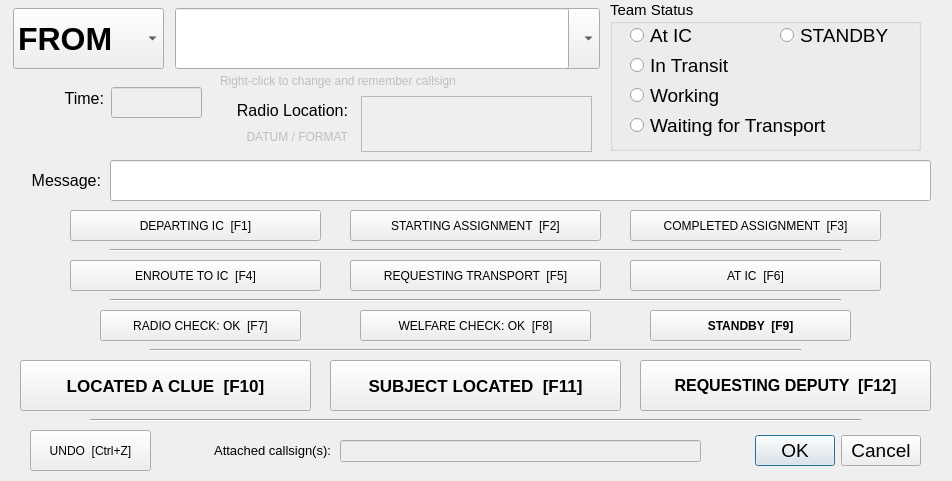
<?xml version="1.0" encoding="UTF-8"?>
<ui version="4.0">
 <class>newEntryWidget</class>
 <widget class="QWidget" name="newEntryWidget">
  <property name="geometry">
   <rect>
    <x>0</x>
    <y>0</y>
    <width>952</width>
    <height>481</height>
   </rect>
  </property>
  <property name="contextMenuPolicy">
   <enum>Qt::CustomContextMenu</enum>
  </property>
  <property name="windowTitle">
   <string>Form</string>
  </property>
  <property name="toolTip">
   <string>Type a callsign, or, choose from existing callsigns</string>
  </property>
  <property name="styleSheet">
   <string notr="true"/>
  </property>
  <widget class="QPushButton" name="quickTextButton3">
   <property name="geometry">
    <rect>
     <x>630</x>
     <y>210</y>
     <width>251</width>
     <height>31</height>
    </rect>
   </property>
   <property name="font">
    <font>
     <family>Segoe UI</family>
     <pointsize>9</pointsize>
    </font>
   </property>
   <property name="focusPolicy">
    <enum>Qt::NoFocus</enum>
   </property>
   <property name="text">
    <string>COMPLETED ASSIGNMENT  [F3]</string>
   </property>
   <property name="shortcut">
    <string>F3</string>
   </property>
  </widget>
  <widget class="QPushButton" name="quickTextButton6">
   <property name="geometry">
    <rect>
     <x>360</x>
     <y>310</y>
     <width>231</width>
     <height>31</height>
    </rect>
   </property>
   <property name="font">
    <font>
     <family>Segoe UI</family>
     <pointsize>9</pointsize>
    </font>
   </property>
   <property name="focusPolicy">
    <enum>Qt::NoFocus</enum>
   </property>
   <property name="text">
    <string>WELFARE CHECK: OK  [F8]</string>
   </property>
   <property name="shortcut">
    <string>F8</string>
   </property>
   <property name="checkable">
    <bool>false</bool>
   </property>
   <property name="flat">
    <bool>false</bool>
   </property>
  </widget>
  <widget class="Line" name="line_3">
   <property name="geometry">
    <rect>
     <x>110</x>
     <y>290</y>
     <width>731</width>
     <height>20</height>
    </rect>
   </property>
   <property name="orientation">
    <enum>Qt::Horizontal</enum>
   </property>
  </widget>
  <widget class="QLabel" name="label">
   <property name="geometry">
    <rect>
     <x>0</x>
     <y>140</y>
     <width>101</width>
     <height>81</height>
    </rect>
   </property>
   <property name="font">
    <font>
     <pointsize>12</pointsize>
    </font>
   </property>
   <property name="text">
    <string>Message:</string>
   </property>
   <property name="alignment">
    <set>Qt::AlignRight|Qt::AlignTrailing|Qt::AlignVCenter</set>
   </property>
   <property name="wordWrap">
    <bool>true</bool>
   </property>
  </widget>
  <widget class="QLabel" name="datumFormatLabel">
   <property name="enabled">
    <bool>false</bool>
   </property>
   <property name="geometry">
    <rect>
     <x>152</x>
     <y>127</y>
     <width>196</width>
     <height>20</height>
    </rect>
   </property>
   <property name="font">
    <font>
     <family>Segoe UI</family>
     <pointsize>9</pointsize>
    </font>
   </property>
   <property name="text">
    <string>DATUM / FORMAT</string>
   </property>
   <property name="alignment">
    <set>Qt::AlignRight|Qt::AlignTrailing|Qt::AlignVCenter</set>
   </property>
  </widget>
  <widget class="QPushButton" name="quickTextButton9">
   <property name="geometry">
    <rect>
     <x>20</x>
     <y>360</y>
     <width>291</width>
     <height>51</height>
    </rect>
   </property>
   <property name="font">
    <font>
     <family>Segoe UI</family>
     <pointsize>13</pointsize>
     <weight>75</weight>
     <bold>true</bold>
    </font>
   </property>
   <property name="focusPolicy">
    <enum>Qt::NoFocus</enum>
   </property>
   <property name="text">
    <string>LOCATED A CLUE  [F10]</string>
   </property>
   <property name="shortcut">
    <string>F10</string>
   </property>
  </widget>
  <widget class="QGroupBox" name="statusGroupBox">
   <property name="enabled">
    <bool>true</bool>
   </property>
   <property name="geometry">
    <rect>
     <x>610</x>
     <y>0</y>
     <width>311</width>
     <height>151</height>
    </rect>
   </property>
   <property name="font">
    <font>
     <pointsize>11</pointsize>
    </font>
   </property>
   <property name="title">
    <string>Team Status</string>
   </property>
   <property name="checkable">
    <bool>false</bool>
   </property>
   <widget class="QRadioButton" name="at_icField">
    <property name="enabled">
     <bool>true</bool>
    </property>
    <property name="geometry">
     <rect>
      <x>20</x>
      <y>20</y>
      <width>131</width>
      <height>31</height>
     </rect>
    </property>
    <property name="font">
     <font>
      <family>Segoe UI</family>
      <pointsize>14</pointsize>
     </font>
    </property>
    <property name="focusPolicy">
     <enum>Qt::NoFocus</enum>
    </property>
    <property name="text">
     <string>At IC</string>
    </property>
    <attribute name="buttonGroup">
     <string notr="true">statusButtonGroup</string>
    </attribute>
   </widget>
   <widget class="QRadioButton" name="in_transitField">
    <property name="enabled">
     <bool>true</bool>
    </property>
    <property name="geometry">
     <rect>
      <x>20</x>
      <y>50</y>
      <width>131</width>
      <height>31</height>
     </rect>
    </property>
    <property name="font">
     <font>
      <family>Segoe UI</family>
      <pointsize>14</pointsize>
     </font>
    </property>
    <property name="focusPolicy">
     <enum>Qt::NoFocus</enum>
    </property>
    <property name="text">
     <string>In Transit</string>
    </property>
    <attribute name="buttonGroup">
     <string notr="true">statusButtonGroup</string>
    </attribute>
   </widget>
   <widget class="QRadioButton" name="workingField">
    <property name="enabled">
     <bool>true</bool>
    </property>
    <property name="geometry">
     <rect>
      <x>20</x>
      <y>80</y>
      <width>131</width>
      <height>31</height>
     </rect>
    </property>
    <property name="font">
     <font>
      <family>Segoe UI</family>
      <pointsize>14</pointsize>
     </font>
    </property>
    <property name="focusPolicy">
     <enum>Qt::NoFocus</enum>
    </property>
    <property name="text">
     <string>Working</string>
    </property>
    <attribute name="buttonGroup">
     <string notr="true">statusButtonGroup</string>
    </attribute>
   </widget>
   <widget class="QRadioButton" name="waitingForTransportField">
    <property name="enabled">
     <bool>true</bool>
    </property>
    <property name="geometry">
     <rect>
      <x>20</x>
      <y>110</y>
      <width>251</width>
      <height>31</height>
     </rect>
    </property>
    <property name="font">
     <font>
      <family>Segoe UI</family>
      <pointsize>14</pointsize>
     </font>
    </property>
    <property name="focusPolicy">
     <enum>Qt::NoFocus</enum>
    </property>
    <property name="text">
     <string>Waiting for Transport</string>
    </property>
    <property name="iconSize">
     <size>
      <width>20</width>
      <height>20</height>
     </size>
    </property>
    <attribute name="buttonGroup">
     <string notr="true">statusButtonGroup</string>
    </attribute>
   </widget>
   <widget class="QRadioButton" name="standbyField">
    <property name="geometry">
     <rect>
      <x>170</x>
      <y>20</y>
      <width>141</width>
      <height>31</height>
     </rect>
    </property>
    <property name="sizePolicy">
     <sizepolicy hsizetype="Minimum" vsizetype="Fixed">
      <horstretch>0</horstretch>
      <verstretch>0</verstretch>
     </sizepolicy>
    </property>
    <property name="font">
     <font>
      <family>Segoe UI</family>
      <pointsize>14</pointsize>
      <weight>50</weight>
      <bold>false</bold>
     </font>
    </property>
    <property name="text">
     <string>STANDBY</string>
    </property>
    <attribute name="buttonGroup">
     <string notr="true">statusButtonGroup</string>
    </attribute>
   </widget>
  </widget>
  <widget class="QLabel" name="label_5">
   <property name="geometry">
    <rect>
     <x>176</x>
     <y>100</y>
     <width>172</width>
     <height>21</height>
    </rect>
   </property>
   <property name="font">
    <font>
     <family>Segoe UI</family>
     <pointsize>12</pointsize>
    </font>
   </property>
   <property name="text">
    <string>Radio Location:</string>
   </property>
   <property name="alignment">
    <set>Qt::AlignRight|Qt::AlignTrailing|Qt::AlignVCenter</set>
   </property>
  </widget>
  <widget class="QComboBox" name="to_fromField">
   <property name="geometry">
    <rect>
     <x>13</x>
     <y>8</y>
     <width>151</width>
     <height>61</height>
    </rect>
   </property>
   <property name="font">
    <font>
     <family>Segoe UI</family>
     <pointsize>24</pointsize>
     <weight>75</weight>
     <bold>true</bold>
    </font>
   </property>
   <item>
    <property name="text">
     <string>FROM</string>
    </property>
   </item>
   <item>
    <property name="text">
     <string>TO</string>
    </property>
   </item>
  </widget>
  <widget class="QPushButton" name="quickTextButton2">
   <property name="geometry">
    <rect>
     <x>350</x>
     <y>210</y>
     <width>251</width>
     <height>31</height>
    </rect>
   </property>
   <property name="font">
    <font>
     <family>Segoe UI</family>
     <pointsize>9</pointsize>
    </font>
   </property>
   <property name="focusPolicy">
    <enum>Qt::NoFocus</enum>
   </property>
   <property name="text">
    <string>STARTING ASSIGNMENT  [F2]</string>
   </property>
   <property name="shortcut">
    <string>F2</string>
   </property>
  </widget>
  <widget class="QPushButton" name="quickTextButton1">
   <property name="geometry">
    <rect>
     <x>70</x>
     <y>210</y>
     <width>251</width>
     <height>31</height>
    </rect>
   </property>
   <property name="font">
    <font>
     <family>Segoe UI</family>
     <pointsize>9</pointsize>
    </font>
   </property>
   <property name="focusPolicy">
    <enum>Qt::NoFocus</enum>
   </property>
   <property name="text">
    <string>DEPARTING IC  [F1]</string>
   </property>
   <property name="iconSize">
    <size>
     <width>32</width>
     <height>32</height>
    </size>
   </property>
   <property name="shortcut">
    <string>F1</string>
   </property>
  </widget>
  <widget class="QLineEdit" name="messageField">
   <property name="geometry">
    <rect>
     <x>110</x>
     <y>160</y>
     <width>821</width>
     <height>41</height>
    </rect>
   </property>
   <property name="font">
    <font>
     <family>Courier New</family>
     <pointsize>11</pointsize>
     <weight>75</weight>
     <bold>true</bold>
    </font>
   </property>
   <property name="text">
    <string/>
   </property>
  </widget>
  <widget class="QPushButton" name="quickTextButton5">
   <property name="geometry">
    <rect>
     <x>100</x>
     <y>310</y>
     <width>201</width>
     <height>31</height>
    </rect>
   </property>
   <property name="font">
    <font>
     <family>Segoe UI</family>
     <pointsize>9</pointsize>
    </font>
   </property>
   <property name="focusPolicy">
    <enum>Qt::NoFocus</enum>
   </property>
   <property name="text">
    <string>RADIO CHECK: OK  [F7]</string>
   </property>
   <property name="shortcut">
    <string>F7</string>
   </property>
  </widget>
  <widget class="QPushButton" name="quickTextButton11">
   <property name="geometry">
    <rect>
     <x>640</x>
     <y>360</y>
     <width>291</width>
     <height>51</height>
    </rect>
   </property>
   <property name="font">
    <font>
     <family>Segoe UI</family>
     <pointsize>12</pointsize>
     <weight>75</weight>
     <bold>true</bold>
    </font>
   </property>
   <property name="focusPolicy">
    <enum>Qt::NoFocus</enum>
   </property>
   <property name="text">
    <string>REQUESTING DEPUTY  [F12]</string>
   </property>
   <property name="shortcut">
    <string>F12</string>
   </property>
  </widget>
  <widget class="QDialogButtonBox" name="buttonBox">
   <property name="geometry">
    <rect>
     <x>720</x>
     <y>430</y>
     <width>201</width>
     <height>41</height>
    </rect>
   </property>
   <property name="font">
    <font>
     <family>Segoe UI</family>
     <pointsize>14</pointsize>
     <weight>50</weight>
     <bold>false</bold>
    </font>
   </property>
   <property name="orientation">
    <enum>Qt::Horizontal</enum>
   </property>
   <property name="standardButtons">
    <set>QDialogButtonBox::Cancel|QDialogButtonBox::Ok</set>
   </property>
  </widget>
  <widget class="QPushButton" name="quickTextButton4">
   <property name="geometry">
    <rect>
     <x>630</x>
     <y>260</y>
     <width>251</width>
     <height>31</height>
    </rect>
   </property>
   <property name="font">
    <font>
     <family>Segoe UI</family>
     <pointsize>9</pointsize>
    </font>
   </property>
   <property name="focusPolicy">
    <enum>Qt::NoFocus</enum>
   </property>
   <property name="text">
    <string>AT IC  [F6]</string>
   </property>
   <property name="shortcut">
    <string>F6</string>
   </property>
  </widget>
  <widget class="Line" name="line_4">
   <property name="geometry">
    <rect>
     <x>150</x>
     <y>340</y>
     <width>651</width>
     <height>20</height>
    </rect>
   </property>
   <property name="orientation">
    <enum>Qt::Horizontal</enum>
   </property>
  </widget>
  <widget class="QLabel" name="label_6">
   <property name="geometry">
    <rect>
     <x>51</x>
     <y>88</y>
     <width>53</width>
     <height>21</height>
    </rect>
   </property>
   <property name="font">
    <font>
     <family>Segoe UI</family>
     <pointsize>12</pointsize>
    </font>
   </property>
   <property name="text">
    <string>Time:</string>
   </property>
   <property name="alignment">
    <set>Qt::AlignRight|Qt::AlignTrailing|Qt::AlignVCenter</set>
   </property>
  </widget>
  <widget class="QPushButton" name="quickTextUndoButton">
   <property name="geometry">
    <rect>
     <x>30</x>
     <y>430</y>
     <width>121</width>
     <height>41</height>
    </rect>
   </property>
   <property name="font">
    <font>
     <family>Segoe UI</family>
     <pointsize>9</pointsize>
    </font>
   </property>
   <property name="focusPolicy">
    <enum>Qt::NoFocus</enum>
   </property>
   <property name="text">
    <string>UNDO  [Ctrl+Z]</string>
   </property>
   <property name="shortcut">
    <string>Ctrl+Z</string>
   </property>
   <property name="checkable">
    <bool>false</bool>
   </property>
   <property name="checked">
    <bool>false</bool>
   </property>
  </widget>
  <widget class="QLineEdit" name="timeField">
   <property name="enabled">
    <bool>false</bool>
   </property>
   <property name="geometry">
    <rect>
     <x>111</x>
     <y>87</y>
     <width>91</width>
     <height>31</height>
    </rect>
   </property>
   <property name="font">
    <font>
     <family>Segoe UI</family>
     <pointsize>12</pointsize>
    </font>
   </property>
   <property name="focusPolicy">
    <enum>Qt::NoFocus</enum>
   </property>
   <property name="readOnly">
    <bool>false</bool>
   </property>
  </widget>
  <widget class="QLineEdit" name="teamField">
   <property name="geometry">
    <rect>
     <x>175</x>
     <y>8</y>
     <width>394</width>
     <height>61</height>
    </rect>
   </property>
   <property name="font">
    <font>
     <family>Segoe UI</family>
     <pointsize>24</pointsize>
     <weight>75</weight>
     <bold>true</bold>
    </font>
   </property>
   <property name="contextMenuPolicy">
    <enum>Qt::CustomContextMenu</enum>
   </property>
  </widget>
  <widget class="QPushButton" name="quickTextButton7">
   <property name="geometry">
    <rect>
     <x>350</x>
     <y>260</y>
     <width>251</width>
     <height>31</height>
    </rect>
   </property>
   <property name="font">
    <font>
     <family>Segoe UI</family>
     <pointsize>9</pointsize>
    </font>
   </property>
   <property name="focusPolicy">
    <enum>Qt::NoFocus</enum>
   </property>
   <property name="text">
    <string>REQUESTING TRANSPORT  [F5]</string>
   </property>
   <property name="shortcut">
    <string>F5</string>
   </property>
  </widget>
  <widget class="QPushButton" name="quickTextButton8">
   <property name="geometry">
    <rect>
     <x>650</x>
     <y>310</y>
     <width>201</width>
     <height>31</height>
    </rect>
   </property>
   <property name="font">
    <font>
     <family>Segoe UI</family>
     <pointsize>9</pointsize>
     <weight>75</weight>
     <bold>true</bold>
    </font>
   </property>
   <property name="focusPolicy">
    <enum>Qt::NoFocus</enum>
   </property>
   <property name="text">
    <string>STANDBY  [F9]</string>
   </property>
   <property name="shortcut">
    <string>F9</string>
   </property>
   <property name="checkable">
    <bool>false</bool>
   </property>
   <property name="checked">
    <bool>false</bool>
   </property>
  </widget>
  <widget class="QLabel" name="label_2">
   <property name="enabled">
    <bool>false</bool>
   </property>
   <property name="geometry">
    <rect>
     <x>220</x>
     <y>70</y>
     <width>341</width>
     <height>21</height>
    </rect>
   </property>
   <property name="font">
    <font>
     <family>Segoe UI</family>
     <pointsize>9</pointsize>
    </font>
   </property>
   <property name="text">
    <string>Right-click to change and remember callsign</string>
   </property>
  </widget>
  <widget class="QPushButton" name="quickTextButton10">
   <property name="geometry">
    <rect>
     <x>330</x>
     <y>360</y>
     <width>291</width>
     <height>51</height>
    </rect>
   </property>
   <property name="font">
    <font>
     <family>Segoe UI</family>
     <pointsize>13</pointsize>
     <weight>75</weight>
     <bold>true</bold>
    </font>
   </property>
   <property name="text">
    <string>SUBJECT LOCATED  [F11]</string>
   </property>
   <property name="shortcut">
    <string>F11</string>
   </property>
  </widget>
  <widget class="Line" name="line_5">
   <property name="geometry">
    <rect>
     <x>90</x>
     <y>410</y>
     <width>771</width>
     <height>20</height>
    </rect>
   </property>
   <property name="orientation">
    <enum>Qt::Horizontal</enum>
   </property>
  </widget>
  <widget class="QPushButton" name="quickTextButton1_2">
   <property name="geometry">
    <rect>
     <x>70</x>
     <y>260</y>
     <width>251</width>
     <height>31</height>
    </rect>
   </property>
   <property name="font">
    <font>
     <family>Segoe UI</family>
     <pointsize>9</pointsize>
    </font>
   </property>
   <property name="focusPolicy">
    <enum>Qt::NoFocus</enum>
   </property>
   <property name="text">
    <string>ENROUTE TO IC  [F4]</string>
   </property>
   <property name="iconSize">
    <size>
     <width>32</width>
     <height>32</height>
    </size>
   </property>
   <property name="shortcut">
    <string>F1</string>
   </property>
  </widget>
  <widget class="Line" name="line_6">
   <property name="geometry">
    <rect>
     <x>110</x>
     <y>240</y>
     <width>731</width>
     <height>20</height>
    </rect>
   </property>
   <property name="orientation">
    <enum>Qt::Horizontal</enum>
   </property>
  </widget>
  <widget class="QLineEdit" name="attachedField">
   <property name="enabled">
    <bool>false</bool>
   </property>
   <property name="geometry">
    <rect>
     <x>340</x>
     <y>440</y>
     <width>361</width>
     <height>22</height>
    </rect>
   </property>
  </widget>
  <widget class="QLabel" name="label_7">
   <property name="geometry">
    <rect>
     <x>150</x>
     <y>430</y>
     <width>181</width>
     <height>41</height>
    </rect>
   </property>
   <property name="font">
    <font>
     <family>Segoe UI</family>
     <pointsize>10</pointsize>
    </font>
   </property>
   <property name="text">
    <string>Attached callsign(s):</string>
   </property>
   <property name="alignment">
    <set>Qt::AlignRight|Qt::AlignTrailing|Qt::AlignVCenter</set>
   </property>
  </widget>
  <widget class="QTextEdit" name="radioLocField">
   <property name="enabled">
    <bool>false</bool>
   </property>
   <property name="geometry">
    <rect>
     <x>361</x>
     <y>96</y>
     <width>231</width>
     <height>56</height>
    </rect>
   </property>
   <property name="font">
    <font>
     <family>Segoe UI</family>
     <pointsize>11</pointsize>
    </font>
   </property>
   <property name="focusPolicy">
    <enum>Qt::NoFocus</enum>
   </property>
   <property name="verticalScrollBarPolicy">
    <enum>Qt::ScrollBarAlwaysOff</enum>
   </property>
   <property name="horizontalScrollBarPolicy">
    <enum>Qt::ScrollBarAlwaysOff</enum>
   </property>
  </widget>
  <widget class="QComboBox" name="teamComboBox">
   <property name="enabled">
    <bool>true</bool>
   </property>
   <property name="geometry">
    <rect>
     <x>291</x>
     <y>8</y>
     <width>309</width>
     <height>61</height>
    </rect>
   </property>
   <property name="font">
    <font>
     <family>Segoe UI</family>
     <pointsize>14</pointsize>
    </font>
   </property>
   <property name="frame">
    <bool>true</bool>
   </property>
  </widget>
  <zorder>teamComboBox</zorder>
  <zorder>quickTextButton3</zorder>
  <zorder>quickTextButton6</zorder>
  <zorder>line_3</zorder>
  <zorder>label</zorder>
  <zorder>datumFormatLabel</zorder>
  <zorder>quickTextButton9</zorder>
  <zorder>statusGroupBox</zorder>
  <zorder>label_5</zorder>
  <zorder>to_fromField</zorder>
  <zorder>quickTextButton2</zorder>
  <zorder>quickTextButton1</zorder>
  <zorder>messageField</zorder>
  <zorder>quickTextButton5</zorder>
  <zorder>quickTextButton11</zorder>
  <zorder>buttonBox</zorder>
  <zorder>quickTextButton4</zorder>
  <zorder>line_4</zorder>
  <zorder>label_6</zorder>
  <zorder>quickTextUndoButton</zorder>
  <zorder>timeField</zorder>
  <zorder>teamField</zorder>
  <zorder>quickTextButton7</zorder>
  <zorder>quickTextButton8</zorder>
  <zorder>label_2</zorder>
  <zorder>quickTextButton10</zorder>
  <zorder>line_5</zorder>
  <zorder>quickTextButton1_2</zorder>
  <zorder>line_6</zorder>
  <zorder>attachedField</zorder>
  <zorder>label_7</zorder>
  <zorder>radioLocField</zorder>
 </widget>
 <tabstops>
  <tabstop>teamField</tabstop>
  <tabstop>messageField</tabstop>
  <tabstop>to_fromField</tabstop>
  <tabstop>quickTextButton10</tabstop>
  <tabstop>standbyField</tabstop>
 </tabstops>
 <resources/>
 <connections>
  <connection>
   <sender>buttonBox</sender>
   <signal>accepted()</signal>
   <receiver>newEntryWidget</receiver>
   <slot>accept()</slot>
   <hints>
    <hint type="sourcelabel">
     <x>749</x>
     <y>449</y>
    </hint>
    <hint type="destinationlabel">
     <x>720</x>
     <y>330</y>
    </hint>
   </hints>
  </connection>
  <connection>
   <sender>buttonBox</sender>
   <signal>rejected()</signal>
   <receiver>newEntryWidget</receiver>
   <slot>close()</slot>
   <hints>
    <hint type="sourcelabel">
     <x>862</x>
     <y>464</y>
    </hint>
    <hint type="destinationlabel">
     <x>835</x>
     <y>333</y>
    </hint>
   </hints>
  </connection>
  <connection>
   <sender>quickTextButton1</sender>
   <signal>clicked()</signal>
   <receiver>newEntryWidget</receiver>
   <slot>quickTextAction()</slot>
   <hints>
    <hint type="sourcelabel">
     <x>85</x>
     <y>227</y>
    </hint>
    <hint type="destinationlabel">
     <x>11</x>
     <y>231</y>
    </hint>
   </hints>
  </connection>
  <connection>
   <sender>quickTextButton2</sender>
   <signal>clicked()</signal>
   <receiver>newEntryWidget</receiver>
   <slot>quickTextAction()</slot>
   <hints>
    <hint type="sourcelabel">
     <x>361</x>
     <y>223</y>
    </hint>
    <hint type="destinationlabel">
     <x>203</x>
     <y>227</y>
    </hint>
   </hints>
  </connection>
  <connection>
   <sender>quickTextButton3</sender>
   <signal>clicked()</signal>
   <receiver>newEntryWidget</receiver>
   <slot>quickTextAction()</slot>
   <hints>
    <hint type="sourcelabel">
     <x>642</x>
     <y>225</y>
    </hint>
    <hint type="destinationlabel">
     <x>433</x>
     <y>229</y>
    </hint>
   </hints>
  </connection>
  <connection>
   <sender>quickTextButton4</sender>
   <signal>clicked(bool)</signal>
   <receiver>newEntryWidget</receiver>
   <slot>quickTextAction()</slot>
   <hints>
    <hint type="sourcelabel">
     <x>635</x>
     <y>276</y>
    </hint>
    <hint type="destinationlabel">
     <x>682</x>
     <y>225</y>
    </hint>
   </hints>
  </connection>
  <connection>
   <sender>quickTextButton5</sender>
   <signal>clicked()</signal>
   <receiver>newEntryWidget</receiver>
   <slot>quickTextAction()</slot>
   <hints>
    <hint type="sourcelabel">
     <x>102</x>
     <y>324</y>
    </hint>
    <hint type="destinationlabel">
     <x>6</x>
     <y>277</y>
    </hint>
   </hints>
  </connection>
  <connection>
   <sender>quickTextButton6</sender>
   <signal>clicked()</signal>
   <receiver>newEntryWidget</receiver>
   <slot>quickTextAction()</slot>
   <hints>
    <hint type="sourcelabel">
     <x>387</x>
     <y>319</y>
    </hint>
    <hint type="destinationlabel">
     <x>202</x>
     <y>281</y>
    </hint>
   </hints>
  </connection>
  <connection>
   <sender>quickTextButton7</sender>
   <signal>clicked(bool)</signal>
   <receiver>newEntryWidget</receiver>
   <slot>quickTextAction()</slot>
   <hints>
    <hint type="sourcelabel">
     <x>530</x>
     <y>271</y>
    </hint>
    <hint type="destinationlabel">
     <x>432</x>
     <y>279</y>
    </hint>
   </hints>
  </connection>
  <connection>
   <sender>quickTextButton11</sender>
   <signal>clicked()</signal>
   <receiver>newEntryWidget</receiver>
   <slot>quickTextAction()</slot>
   <hints>
    <hint type="sourcelabel">
     <x>646</x>
     <y>381</y>
    </hint>
    <hint type="destinationlabel">
     <x>203</x>
     <y>331</y>
    </hint>
   </hints>
  </connection>
  <connection>
   <sender>quickTextUndoButton</sender>
   <signal>clicked()</signal>
   <receiver>newEntryWidget</receiver>
   <slot>quickTextUndo()</slot>
   <hints>
    <hint type="sourcelabel">
     <x>43</x>
     <y>452</y>
    </hint>
    <hint type="destinationlabel">
     <x>433</x>
     <y>330</y>
    </hint>
   </hints>
  </connection>
  <connection>
   <sender>quickTextButton9</sender>
   <signal>clicked()</signal>
   <receiver>newEntryWidget</receiver>
   <slot>quickTextClueAction()</slot>
   <hints>
    <hint type="sourcelabel">
     <x>34</x>
     <y>381</y>
    </hint>
    <hint type="destinationlabel">
     <x>13</x>
     <y>328</y>
    </hint>
   </hints>
  </connection>
  <connection>
   <sender>teamField</sender>
   <signal>customContextMenuRequested(QPoint)</signal>
   <receiver>newEntryWidget</receiver>
   <slot>openChangeCallsignDialog()</slot>
   <hints>
    <hint type="sourcelabel">
     <x>482</x>
     <y>32</y>
    </hint>
    <hint type="destinationlabel">
     <x>581</x>
     <y>39</y>
    </hint>
   </hints>
  </connection>
  <connection>
   <sender>quickTextButton8</sender>
   <signal>clicked()</signal>
   <receiver>newEntryWidget</receiver>
   <slot>quickTextAction()</slot>
   <hints>
    <hint type="sourcelabel">
     <x>716</x>
     <y>336</y>
    </hint>
    <hint type="destinationlabel">
     <x>554</x>
     <y>336</y>
    </hint>
   </hints>
  </connection>
  <connection>
   <sender>quickTextButton10</sender>
   <signal>clicked()</signal>
   <receiver>newEntryWidget</receiver>
   <slot>quickTextSubjectLocatedAction()</slot>
   <hints>
    <hint type="sourcelabel">
     <x>398</x>
     <y>398</y>
    </hint>
    <hint type="destinationlabel">
     <x>409</x>
     <y>397</y>
    </hint>
   </hints>
  </connection>
  <connection>
   <sender>quickTextButton1_2</sender>
   <signal>clicked()</signal>
   <receiver>newEntryWidget</receiver>
   <slot>quickTextAction()</slot>
   <hints>
    <hint type="sourcelabel">
     <x>89</x>
     <y>265</y>
    </hint>
    <hint type="destinationlabel">
     <x>61</x>
     <y>292</y>
    </hint>
   </hints>
  </connection>
  <connection>
   <sender>teamField</sender>
   <signal>editingFinished()</signal>
   <receiver>newEntryWidget</receiver>
   <slot>callsignLostFocus()</slot>
   <hints>
    <hint type="sourcelabel">
     <x>222</x>
     <y>55</y>
    </hint>
    <hint type="destinationlabel">
     <x>212</x>
     <y>88</y>
    </hint>
   </hints>
  </connection>
  <connection>
   <sender>teamComboBox</sender>
   <signal>activated(QString)</signal>
   <receiver>newEntryWidget</receiver>
   <slot>setCallsignFromComboBox()</slot>
   <hints>
    <hint type="sourcelabel">
     <x>569</x>
     <y>61</y>
    </hint>
    <hint type="destinationlabel">
     <x>599</x>
     <y>85</y>
    </hint>
   </hints>
  </connection>
 </connections>
 <slots>
  <slot>accept()</slot>
  <slot>reject()</slot>
  <slot>quickTextAction()</slot>
  <slot>quickTextUndo()</slot>
  <slot>quickTextClueAction()</slot>
  <slot>openChangeCallsignDialog()</slot>
  <slot>quickTextSubjectLocatedAction()</slot>
  <slot>quickTextRequestingDeputyAction()</slot>
  <slot>callsignLostFocus()</slot>
  <slot>setCallsignFromComboBox()</slot>
 </slots>
 <buttongroups>
  <buttongroup name="statusButtonGroup">
   <property name="exclusive">
    <bool>true</bool>
   </property>
  </buttongroup>
 </buttongroups>
</ui>
